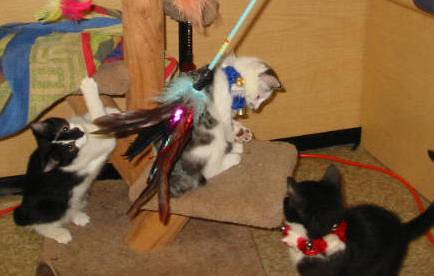
#> input picture data_classified/cat/cat.10037.jpg, 434 x 276 px, found by its file name; its folder holds 4 pictures in this run
$ jupyter execute --allow-errors index.ipynb
#> lines starting #> are read from the running program, lines starting #| are printed output that depends on the picture
[cell 1]
import os
import cv2
import numpy as np
from sklearn.neighbors import KNeighborsClassifier
from sklearn.metrics import confusion_matrix, accuracy_score
from sklearn.preprocessing import StandardScaler

[cell 2]
def load_images_from_folder(folder):
    images = []
    labels = []
    for filename in os.listdir(folder):
        img = cv2.imread(os.path.join(folder, filename))
#> img is the input picture: shape (276, 434, 3); mean B, G, R 61.8, 94.8, 127.4
        if img is not None:
            img = cv2.resize(img, (64, 64))  # Resize to reduce computation
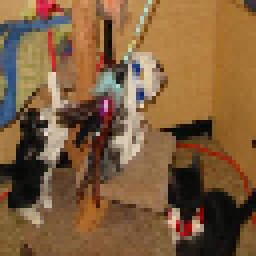
#> img: shape (64, 64, 3) (shown 4 times larger); mean B, G, R 61.6, 94.7, 127.4
            img = img.flatten()  # Flatten the image
#> img = 12288 values, max 250 at index 3497, min 0 at index 1038, mean 94.55
            images.append(img)
            if 'cat' in folder:
                labels.append(0)  # Label for cat
            elif 'dog' in folder:
                labels.append(1)  # Label for dog
#> pass 2 of the loop in load_images_from_folder, `for filename in os.listdir(folder):`:
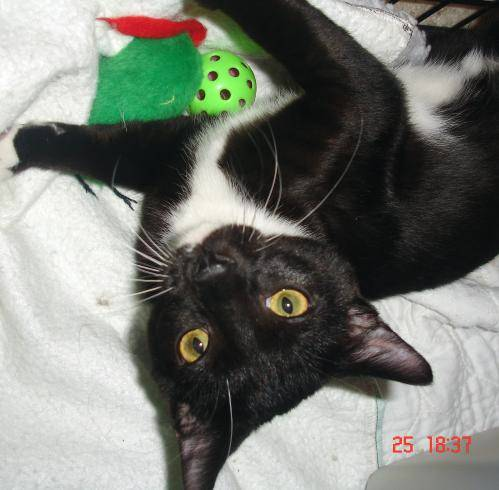
#> input picture data_classified/cat/cat.10346.jpg, 499 x 490 px, found by its file name
#> in load_images_from_folder, img is the input picture: shape (490, 499, 3); mean B, G, R 114.8, 122.1, 118.7
#> in load_images_from_folder, `img = cv2.resize(img, (64, 64))`:
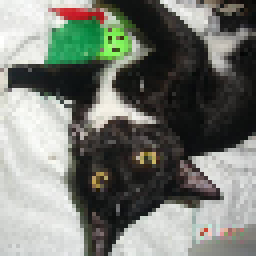
#> img: shape (64, 64, 3) (shown 4 times larger); mean B, G, R 114.8, 122.2, 118.7
#> in load_images_from_folder, `img = img.flatten()`: img = 12288 values, max 255 at index 1729, min 3 at index 9096, mean 118.5
#> pass 3 of the loop in load_images_from_folder, `for filename in os.listdir(folder):`:
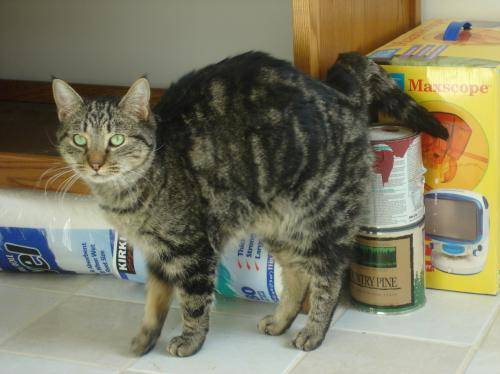
#> input picture data_classified/cat/cat.10797.jpg, 500 x 374 px, found by its file name
#> in load_images_from_folder, img is the input picture: shape (374, 500, 3); mean B, G, R 98.8, 121.6, 124.7
#> in load_images_from_folder, `img = cv2.resize(img, (64, 64))`:
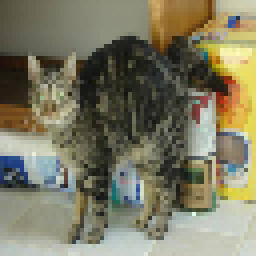
#> img: shape (64, 64, 3) (shown 4 times larger); mean B, G, R 99, 121.7, 124.7
#> in load_images_from_folder, `img = img.flatten()`: img = 12288 values, max 255 at index 2873, min 0 at index 1302, mean 115.1
#> the loop made 4 passes; the first 3 are shown
#> pass 2 of the loop in load_images_from_folder, `for filename in os.listdir(folder):`:
#> pass 3 of the loop in load_images_from_folder, `for filename in os.listdir(folder):`:
#> the loop made 4 passes; the first 3 are shown
    return images, labels
